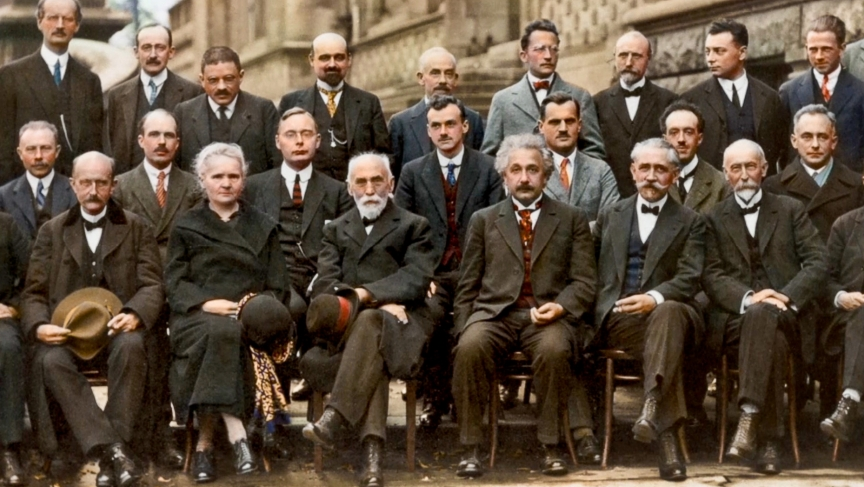
#> input picture Images/Scientists.jpg, 864 x 487 px; its folder holds only this picture in this run
$ python FaceAndEyeDetection.py
#> lines starting #> are read from the running program, lines starting #| are printed output that depends on the picture
import cv2
import os

images = []
for filename in os.listdir("Images"):
    img = cv2.imread(os.path.join("Images", filename))
#> img is the input picture: shape (487, 864, 3); mean B, G, R 60.5, 75.7, 90.9
    dimensions = img.shape
#> dimensions = (487, 864, 3)
    if dimensions[0] > 487:
        height = 487
        width = int((dimensions[1]*487)/dimensions[0])
        img_resized = cv2.resize(img, (width, height))
    else:
        img_resized = img
    if img_resized is not None:
        images.append(img_resized)

face_detection = cv2.CascadeClassifier("Haarcascades\haarcascade_frontalface_default.xml")
eye_detection = cv2.CascadeClassifier("Haarcascades\haarcascade_eye.xml")

for image in images:
    faces = face_detection.detectMultiScale(image, 1.1, 5)
    for (x, y, w, h) in faces:
        cv2.rectangle(image, (x, y), (x+w, y+h), (0, 255, 255), 3)
        cv2.imshow("Multi Face and Eyes Detection", image)
        cv2.waitKey()

        face_region = image[y:y+h, x:x+w]
        eye = eye_detection.detectMultiScale(face_region, 1.1, 5)

        for (eye_x, eye_y, eye_w, eye_h) in eye:
            cv2.rectangle(face_region, (eye_x, eye_y), (eye_x + eye_w, eye_y + eye_h), (255, 0, 255), 1)
            cv2.imshow("Multi Face and Eyes Detection", image)
            cv2.waitKey()

    cv2.destroyAllWindows()
#> this loop made 1 pass
#> pass 1, `cv2.imshow("Multi Face and Eyes Detection", image)`:
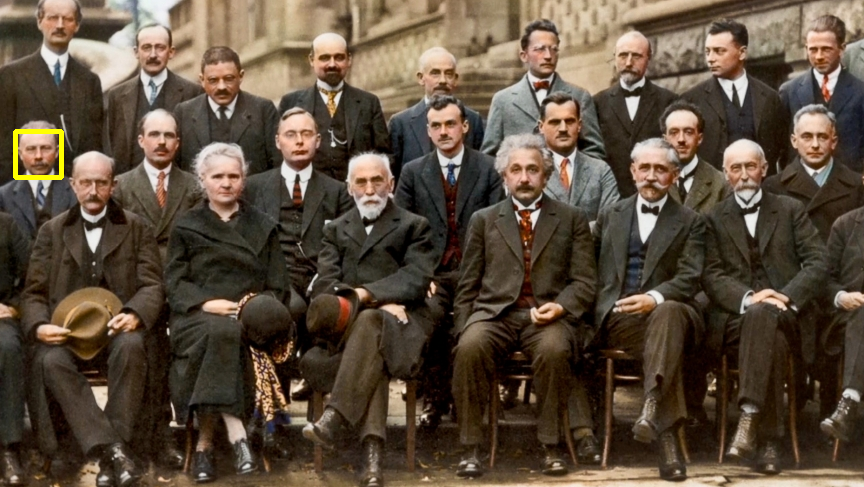
#> window 'Multi Face and Eyes Detection': shape (487, 864, 3); mean B, G, R 60.3, 76.1, 91.2
#> pass 1, `cv2.imshow("Multi Face and Eyes Detection", image)`:
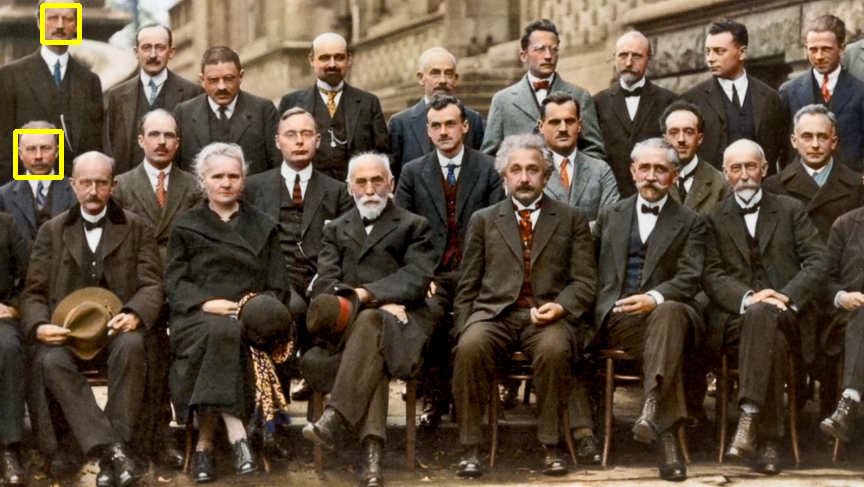
#> window 'Multi Face and Eyes Detection': shape (487, 864, 3); mean B, G, R 60.1, 76.3, 91.4
#> pass 1, `cv2.imshow("Multi Face and Eyes Detection", image)`:
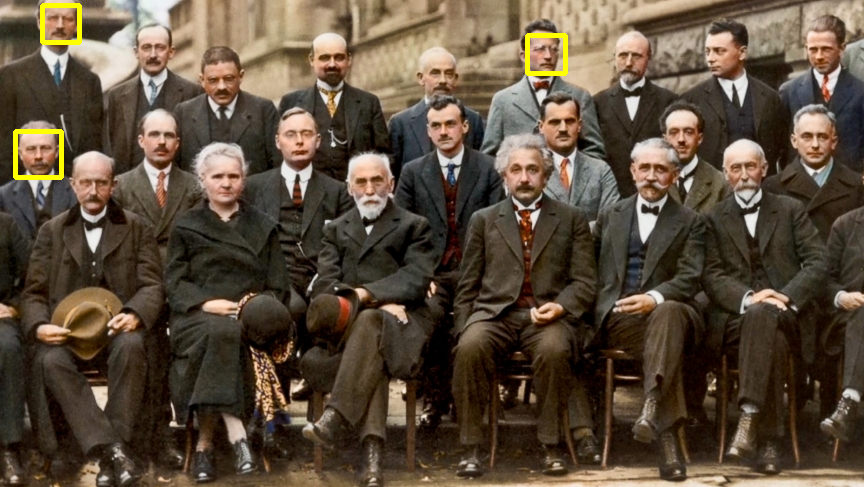
#> window 'Multi Face and Eyes Detection': shape (487, 864, 3); mean B, G, R 59.9, 76.5, 91.6
#> pass 1, `cv2.imshow("Multi Face and Eyes Detection", image)`:
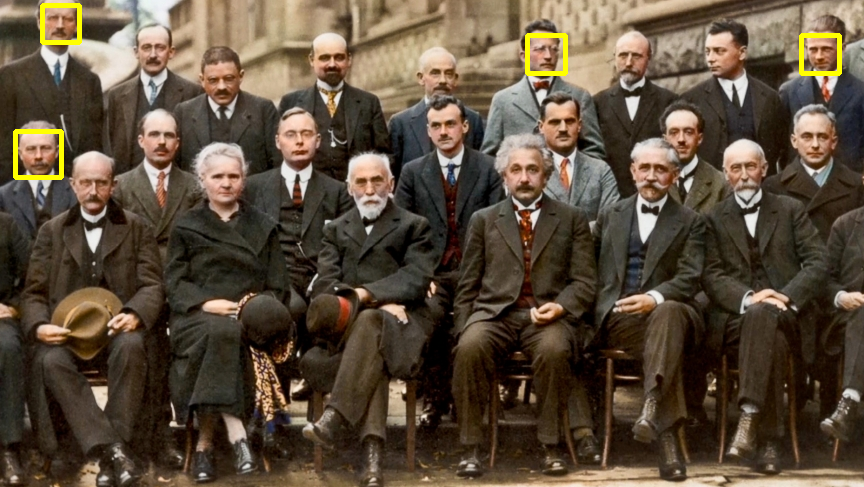
#> window 'Multi Face and Eyes Detection': shape (487, 864, 3); mean B, G, R 59.7, 76.7, 91.8
#> after the loop:
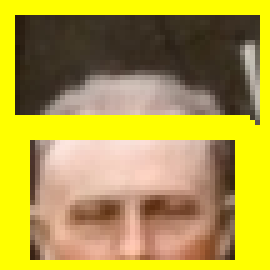
#> face_region: shape (54, 54, 3) (shown 5 times larger); mean B, G, R 65.4, 159.2, 177.3

$ run again, on Images/pexels-simon-robben-614810.jpg
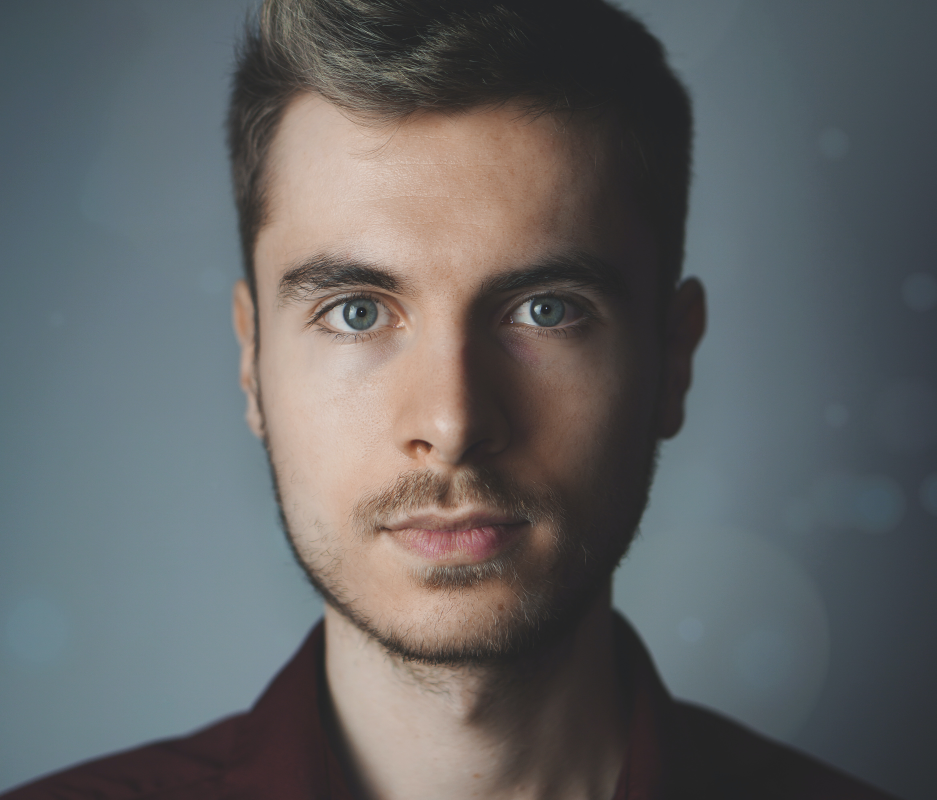
#> input picture Images/pexels-simon-robben-614810.jpg, 4684 x 4000 px (shown at 1/5 size)
#> img is the input picture: shape (4000, 4684, 3); mean B, G, R 100.4, 99.5, 98
#> `img_resized = cv2.resize(img, (width, height))`:
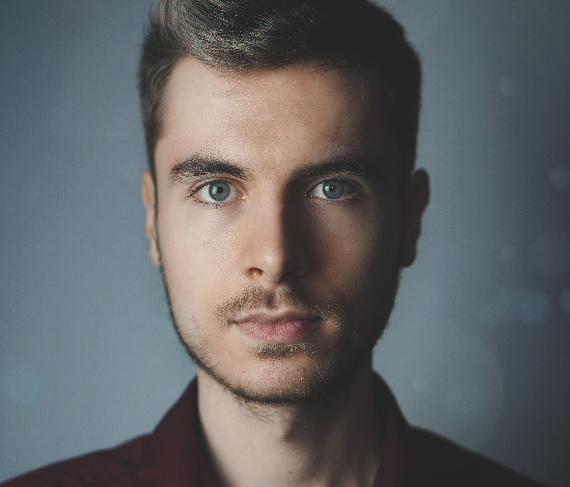
#> img_resized: shape (487, 570, 3); mean B, G, R 100.3, 99.4, 97.9
#> the loop `for image in images:` made 1 pass
#> faces on pass 1: [[113, 63, 324, 324]]
#> after the loop `for image in images:`:
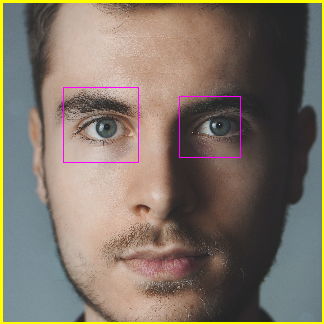
#> face_region: shape (324, 324, 3); mean B, G, R 103.1, 115.6, 127.1

$ run again, on Images/pexels-andrea-piacquadio-733872.jpg
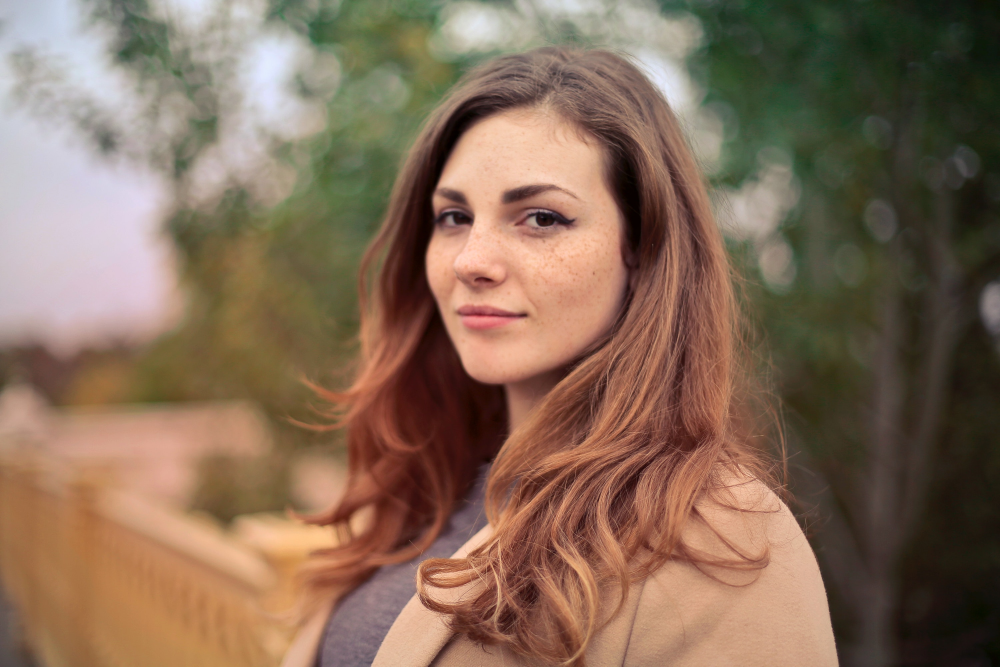
#> input picture Images/pexels-andrea-piacquadio-733872.jpg, 3000 x 2000 px (shown at 1/3 size)
#> img is the input picture: shape (2000, 3000, 3); mean B, G, R 88.4, 107.9, 133
#> `img_resized = cv2.resize(img, (width, height))`:
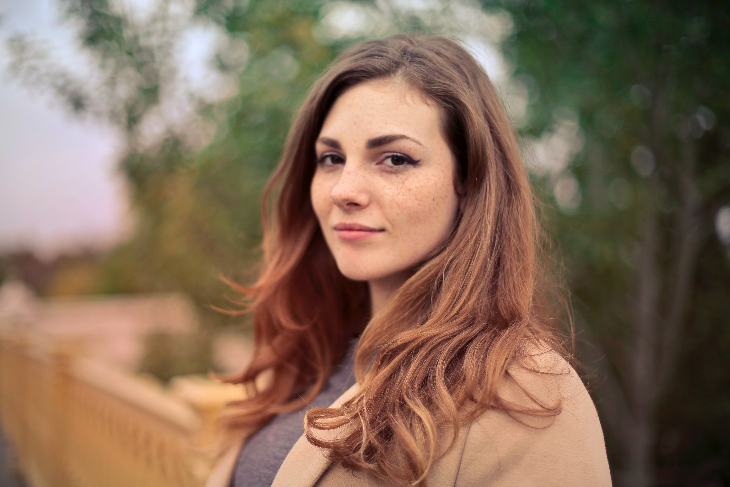
#> img_resized: shape (487, 730, 3); mean B, G, R 88.3, 107.8, 132.9
#> the loop `for image in images:` made 1 pass
#> faces on pass 1: [[514, 348, 66, 66], [279, 91, 175, 175]]
#> after the loop `for image in images:`:
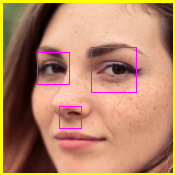
#> face_region: shape (175, 175, 3); mean B, G, R 102.8, 133.1, 181.3

$ run again, on Images/pexels-engin-akyurt-1642161.jpg
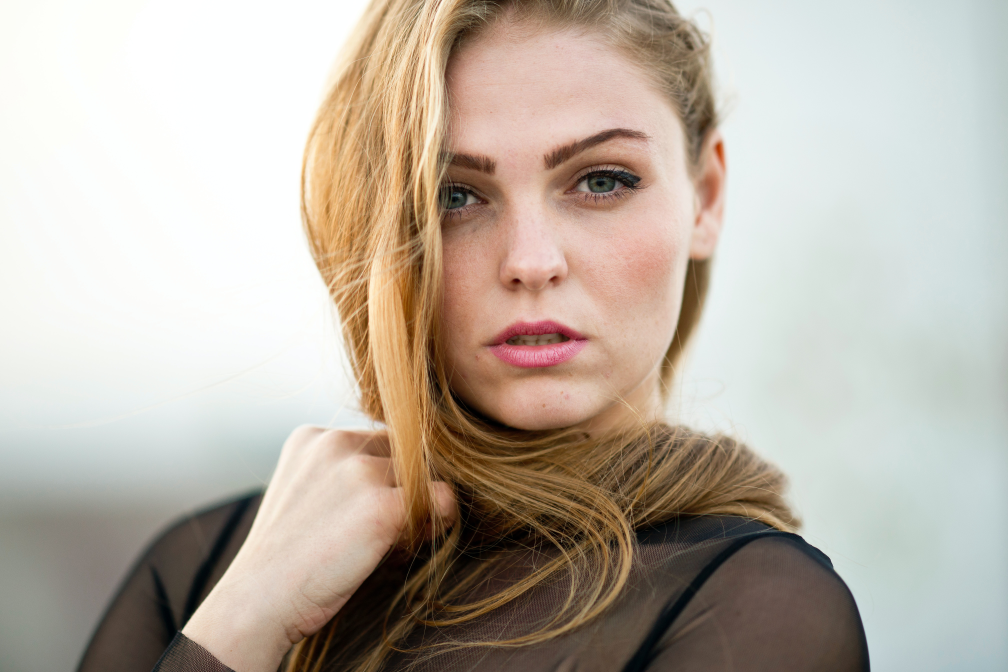
#> input picture Images/pexels-engin-akyurt-1642161.jpg, 6048 x 4032 px (shown at 1/6 size)
#> img is the input picture: shape (4032, 6048, 3); mean B, G, R 165.7, 177.4, 187.3
#> `img_resized = cv2.resize(img, (width, height))`:
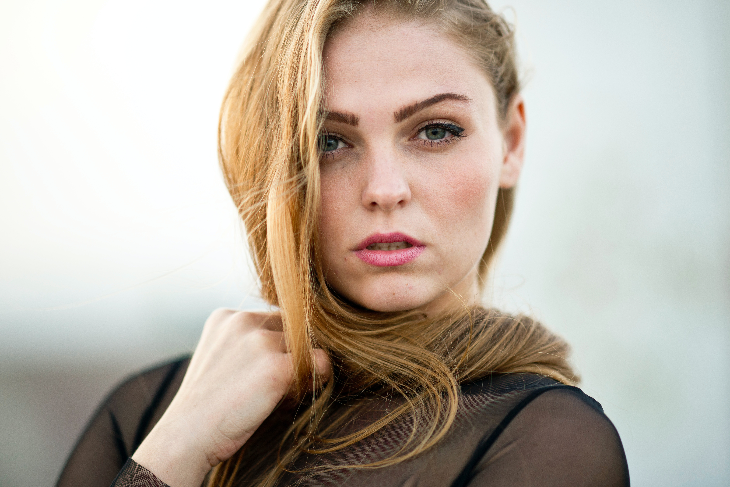
#> img_resized: shape (487, 730, 3); mean B, G, R 165.6, 177.3, 187.2
#> the loop `for image in images:` made 1 pass
#> faces on pass 1: [[245, 26, 287, 287]]
#> after the loop `for image in images:`:
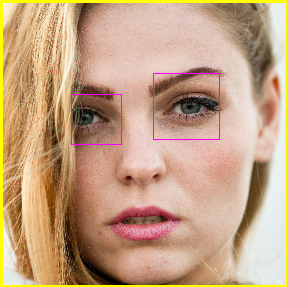
#> face_region: shape (287, 287, 3); mean B, G, R 131, 161.6, 196.7
